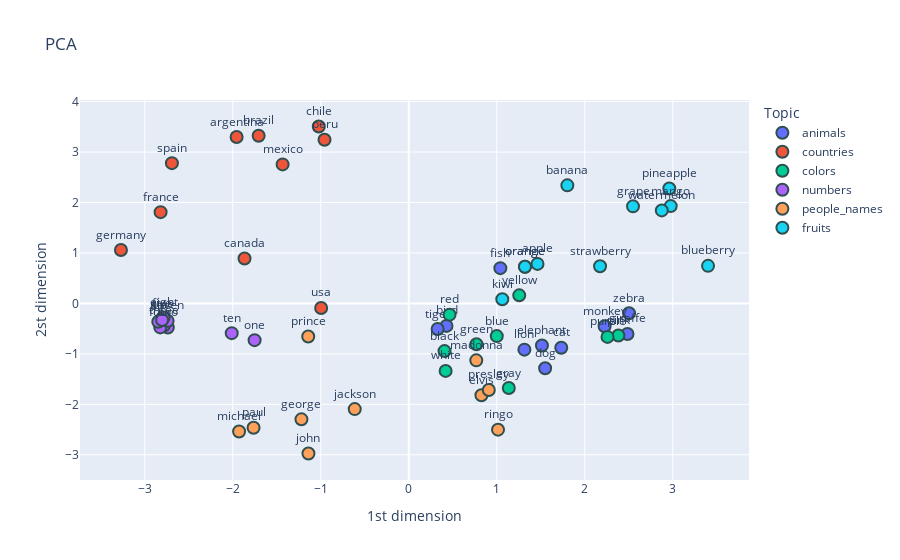

The notebook cell this image was saved under:
### Markdown cell above
Thời gian fit với dữ liệu của PCA rất nhanh

### Code cell
fig = px.scatter(
    x=X_pca[:, 0],
    y=X_pca[:, 1],
    color=df['topic'],
    text=df['word'],
    title='PCA',
    labels={'x': '1st dimension', 'y': '2st dimension'},
    # change legend title
)

fig.update_layout(legend_title_text='Topic')

fig.update_traces(
    textposition='top center',
    marker=dict(size=12,
                line=dict(width=2,
                          color='DarkSlateGrey'))
)

### Figure 1 — Plotly figure (JSON) as saved in the notebook; plotly's stock layout.template omitted (floating-point values rounded to 4 significant figures)
{"data": [{"hovertemplate": "color=animals<br>1st dimension=%{x}<br>2st dimension=%{y}<br>text=%{text}<extra></extra>", "legendgroup": "animals", "marker": {"color": "#636efa", "line": {"color": "DarkSlateGrey", "width": 2}, "size": 12, "symbol": "circle"}, "mode": "markers+text", "name": "animals", "orientation": "v", "showlegend": true, "text": ["fish", "bird", "dog", "tiger", "cat", "lion", "elephant", "monkey", "zebra", "giraffe"], "textposition": "top center", "type": "scatter", "x": [1.04, 0.4284, 1.549, 0.3276, 1.732, 1.314, 1.513, 2.225, 2.502, 2.485], "xaxis": "x", "y": [0.6994, -0.4453, -1.284, -0.5068, -0.8778, -0.9159, -0.8344, -0.4516, -0.195, -0.6055], "yaxis": "y"}, {"hovertemplate": "color=countries<br>1st dimension=%{x}<br>2st dimension=%{y}<br>text=%{text}<extra></extra>", "legendgroup": "countries", "marker": {"color": "#EF553B", "line": {"color": "DarkSlateGrey", "width": 2}, "size": 12, "symbol": "circle"}, "mode": "markers+text", "name": "countries", "orientation": "v", "showlegend": true, "text": ["france", "germany", "canada", "mexico", "spain", "brazil", "argentina", "usa", "chile", "peru"], "textposition": "top center", "type": "scatter", "x": [-2.82, -3.271, -1.866, -1.434, -2.691, -1.706, -1.956, -0.9958, -1.023, -0.9577], "xaxis": "x", "y": [1.809, 1.057, 0.8901, 2.755, 2.78, 3.323, 3.297, -0.09029, 3.506, 3.244], "yaxis": "y"}, {"hovertemplate": "color=colors<br>1st dimension=%{x}<br>2st dimension=%{y}<br>text=%{text}<extra></extra>", "legendgroup": "colors", "marker": {"color": "#00cc96", "line": {"color": "DarkSlateGrey", "width": 2}, "size": 12, "symbol": "circle"}, "mode": "markers+text", "name": "colors", "orientation": "v", "showlegend": true, "text": ["white", "black", "red", "green", "blue", "yellow", "orange", "gray", "pink", "purple"], "textposition": "top center", "type": "scatter", "x": [0.4185, 0.4059, 0.4633, 0.7685, 0.9997, 1.255, 1.32, 1.136, 2.381, 2.258], "xaxis": "x", "y": [-1.338, -0.9441, -0.2222, -0.8099, -0.6471, 0.1606, 0.7275, -1.676, -0.6348, -0.6632], "yaxis": "y"}, {"hovertemplate": "color=numbers<br>1st dimension=%{x}<br>2st dimension=%{y}<br>text=%{text}<extra></extra>", "legendgroup": "numbers", "marker": {"color": "#ab63fa", "line": {"color": "DarkSlateGrey", "width": 2}, "size": 12, "symbol": "circle"}, "mode": "markers+text", "name": "numbers", "orientation": "v", "showlegend": true, "text": ["one", "two", "three", "four", "five", "six", "seven", "eight", "nine", "ten"], "textposition": "top center", "type": "scatter", "x": [-1.752, -2.738, -2.782, -2.824, -2.801, -2.846, -2.74, -2.785, -2.803, -2.012], "xaxis": "x", "y": [-0.7277, -0.478, -0.4363, -0.4753, -0.2908, -0.363, -0.3456, -0.2805, -0.327, -0.5885], "yaxis": "y"}, {"hovertemplate": "color=people_names<br>1st dimension=%{x}<br>2st dimension=%{y}<br>text=%{text}<extra></extra>", "legendgroup": "people_names", "marker": {"color": "#FFA15A", "line": {"color": "DarkSlateGrey", "width": 2}, "size": 12, "symbol": "circle"}, "mode": "markers+text", "name": "people_names", "orientation": "v", "showlegend": true, "text": ["john", "george", "michael", "paul", "jackson", "prince", "elvis", "madonna", "presley", "ringo"], "textposition": "top center", "type": "scatter", "x": [-1.14, -1.22, -1.928, -1.764, -0.6143, -1.143, 0.8254, 0.7669, 0.9089, 1.014], "xaxis": "x", "y": [-2.974, -2.297, -2.539, -2.463, -2.094, -0.6546, -1.819, -1.128, -1.715, -2.502], "yaxis": "y"}, {"hovertemplate": "color=fruits<br>1st dimension=%{x}<br>2st dimension=%{y}<br>text=%{text}<extra></extra>", "legendgroup": "fruits", "marker": {"color": "#19d3f3", "line": {"color": "DarkSlateGrey", "width": 2}, "size": 12, "symbol": "circle"}, "mode": "markers+text", "name": "fruits", "orientation": "v", "showlegend": true, "text": ["orange", "apple", "banana", "grape", "strawberry", "mango", "pineapple", "kiwi", "watermelon", "blueberry"], "textposition": "top center", "type": "scatter", "x": [1.32, 1.462, 1.801, 2.547, 2.173, 2.976, 2.96, 1.062, 2.875, 3.4], "xaxis": "x", "y": [0.7275, 0.7837, 2.34, 1.924, 0.7371, 1.929, 2.279, 0.08258, 1.843, 0.7444], "yaxis": "y"}], "layout": {"legend": {"title": {"text": "Topic"}, "tracegroupgap": 0}, "title": {"text": "PCA"}, "xaxis": {"anchor": "y", "domain": [0, 1], "title": {"text": "1st dimension"}}, "yaxis": {"anchor": "x", "domain": [0, 1], "title": {"text": "2st dimension"}}}}
